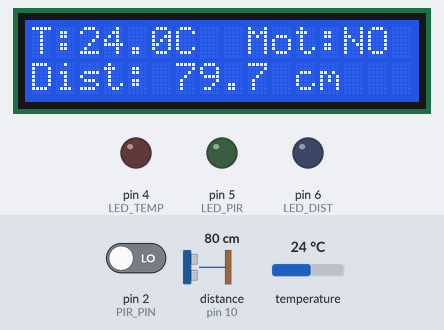
Bench run of a sketch on a simulated Arduino Uno, built with avr-gcc and run on an emulated ATmega328P. On the bench: 16×2 character LCD, output pins drawn as LEDs (lit = HIGH). Wiring (from diagram.json): ultrasonic range finder: trigger pin 9; echo pin 10. Inputs (shaded band) come from the test bench; at power-on: pin 2 (PIR_PIN) LOW, distance to the obstacle (sensor on pin 10) 80 cm, temperature 24 °C. The echo pulse lasts 58.3 µs per cm; pins used as bus, display or sensor lines are not drawn; what the sketch prints to the serial monitor is not drawn.

Above: at 2.3 s.
2.4 s: pin 2 (PIR_PIN) driven HIGH
At 4.7 s:
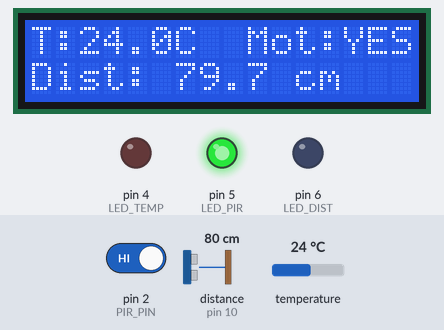
5.2 s: distance to the obstacle (sensor on pin 10) set to 23 cm
At 6.8 s:
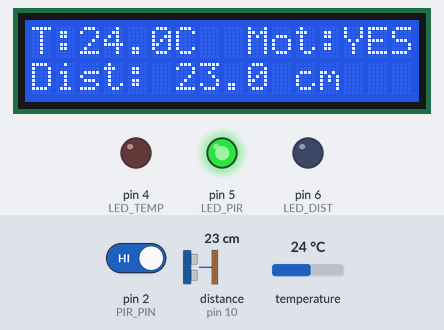
9.1 s: distance to the obstacle (sensor on pin 10) set to 18 cm
At 11.2 s:
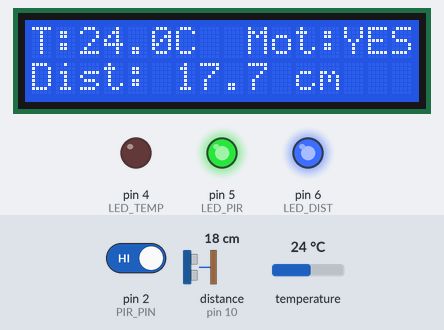
12.4 s: temperature set to 27.5 °C
At 16.1 s:
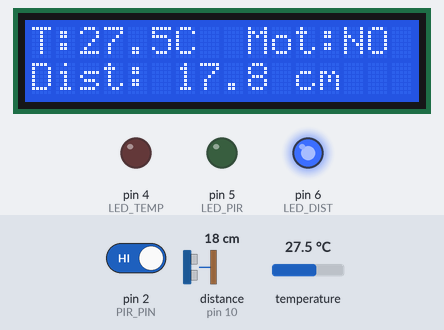
16.3 s: temperature set to 28.8 °C
At 18.6 s:
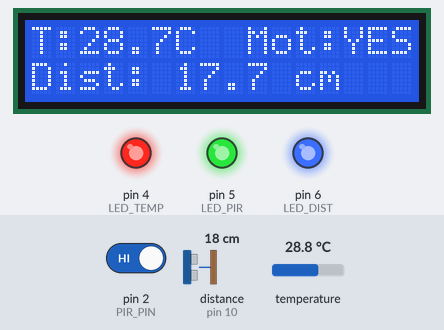
19.5 s: distance to the obstacle (sensor on pin 10) set to 35 cm
At 21.8 s:
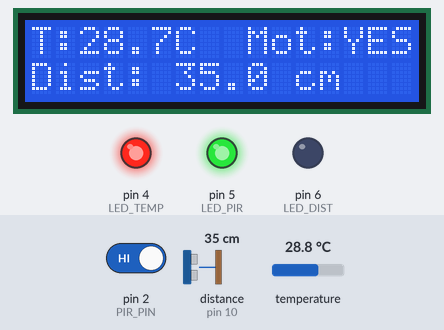
Timing chart, 0 to 24.4 s (numbered marks = the images above; inputs shaded):
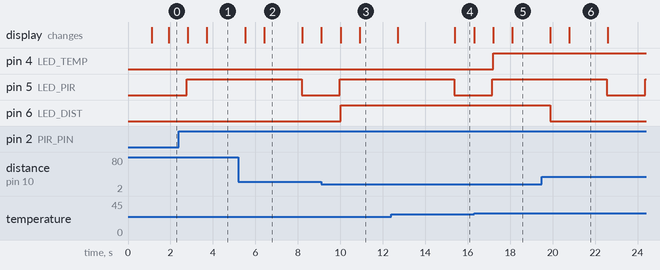

The sketch:

sketch.ino
```cpp
/*
  Sita's Smart Home Sensor Simulation

  UPDATED VERSION using the DS18B20 Digital Temperature Sensor.

  This code reads data from a DS18B20, a PIR motion sensor,
  and an HC-SR04 ultrasonic sensor. It displays the data on the Serial
  Monitor and a 16x2 I2C LCD. It also controls LEDs based on sensor thresholds.
*/

// --- Libraries ---
#include <Wire.h>                 // For I2C
#include <LiquidCrystal_I2C.h>    // For I2C LCD
#include <OneWire.h>              // For DS18B20
#include <DallasTemperature.h>    // For DS18B20

// --- Pin Definitions ---
// DS18B20 Temperature Sensor
const int ONE_WIRE_BUS_PIN = 3;  // Data pin for DS18B20

// PIR Motion Sensor
const int PIR_PIN = 2;

// Ultrasonic Sensor
const int TRIG_PIN = 9;
const int ECHO_PIN = 10;

// LEDs
const int LED_TEMP = 4;
const int LED_PIR = 5;
const int LED_DIST = 6;

// --- Sensor Thresholds ---
const float TEMP_THRESHOLD = 28.0;   // Threshold in Celsius for Temp LED
const float DISTANCE_THRESHOLD = 20.0; // Threshold in cm for Distance LED

// --- Object Initialization ---
// Initialize the LCD (0x27 is a common I2C address)
LiquidCrystal_I2C lcd(0x27, 16, 2);

// Setup a OneWire instance to communicate with any OneWire device
OneWire oneWire(ONE_WIRE_BUS_PIN);

// Pass our OneWire reference to Dallas Temperature
DallasTemperature sensors(&oneWire);

// --- Global Variables ---
// For Temperature
float temperatureC = 0;

// For Ultrasonic
long duration;
float distanceCm = 0;

// For PIR Motion Sensor
bool isMotionDetected = false;
unsigned long motionStartTime = 0;
unsigned long inhibitEndTime = 0;
const long motionHighTime = 5000;
const long inhibitTime = 1200;

void setup() {
  // Start Serial Monitor with defined baud rate in bits per second
  Serial.begin(115200);

  Serial.println("===================================");
  Serial.println("Project by: Group 14 IoT");
  Serial.println("GitHub: https://github.com/snray24/EE960_AI_in_IOT_Group14");
  Serial.println("===================================");
  Serial.println("");

  // Initialize LCD
  lcd.init();
  lcd.backlight();
  lcd.setCursor(0, 0);
  lcd.print("Smart Home Simulator");

  // Initialize DS18B20 sensor
  sensors.begin();

  // Set pin modes
  // (DS18B20 pin is handled by the libraries)
  pinMode(PIR_PIN, INPUT);
  pinMode(TRIG_PIN, OUTPUT);
  pinMode(ECHO_PIN, INPUT);

  pinMode(LED_TEMP, OUTPUT);
  pinMode(LED_PIR, OUTPUT);
  pinMode(LED_DIST, OUTPUT);

  // Set initial LED states to OFF
  digitalWrite(LED_TEMP, LOW);
  digitalWrite(LED_PIR, LOW);
  digitalWrite(LED_DIST, LOW);

  delay(1000); // Wait for sensors to stabilize
  lcd.clear();
}

void loop() {
  // Read from all sensors
  readTemperature();
  handlePIR();
  readDistance();

  // Update displays (Serial Monitor and LCD)
  updateDisplays();

  // Check thresholds and control LEDs
  checkThresholds();

  // Short delay
  delay(100);
}

// --- Sensor Reading Functions ---

void readTemperature() {
  // Send the command to get temperatures
  sensors.requestTemperatures();

  // Get the temperature in Celsius from the first sensor on the bus
  temperatureC = sensors.getTempCByIndex(0);

  // Check if the reading is valid
  if (temperatureC == DEVICE_DISCONNECTED_C) {
    Serial.println("Error: Could not read temperature");
    temperatureC = 0.0;
  }
}


void readDistance() {
  // Clear the TRIG_PIN to clear any previous signals
  digitalWrite(TRIG_PIN, LOW);
  delayMicroseconds(2);

  // Set the TRIG_PIN high for 10 microseconds
  digitalWrite(TRIG_PIN, HIGH);
  delayMicroseconds(10);
  digitalWrite(TRIG_PIN, LOW);

  // Measures the duration of the high pulse on the ECHO_PIN
  // This duration corresponds to the time it took for the ultrasonic wave to travel to an object and return to the sensor
  duration = pulseIn(ECHO_PIN, HIGH);

  // Calculate the distance in centimeters
  // Duration is multiplied by the speed of sound (0.0343 cm/µs)
  // Divided by 2 (to account for the round trip)
  distanceCm = duration * 0.0343 / 2.0;
}

void handlePIR() {
  int pirReading = digitalRead(PIR_PIN);
  unsigned long now = millis();

  // 1. Check for a new motion trigger
  if (pirReading == HIGH && !isMotionDetected && now > inhibitEndTime) {
    isMotionDetected = true;
    motionStartTime = now;
    digitalWrite(LED_PIR, HIGH);
    Serial.println("--- Motion Detected! ---");
  }

  // 2. Check if the 5-second "active" period is over
  if (isMotionDetected && (now - motionStartTime > motionHighTime)) {
    isMotionDetected = false;
    digitalWrite(LED_PIR, LOW);
    inhibitEndTime = now + inhibitTime;
    Serial.println("--- Motion ended. Inhibit 1.2s ---");
  }
}

void updateDisplays() {
  // --- Update Serial Monitor ---
  Serial.print("Temp: ");
  Serial.print(temperatureC);
  Serial.print(" C | Dist: ");
  Serial.print(distanceCm);
  Serial.print(" cm | Motion: ");
  Serial.println(isMotionDetected ? "YES" : "NO");

  // --- Update LCD ---
  // Line 0: Temperature and Motion
  lcd.setCursor(0, 0);
  lcd.print("T:");
  lcd.print(temperatureC, 1);
  lcd.print("C ");

  lcd.setCursor(9, 0);
  lcd.print("Mot:");
  lcd.print(isMotionDetected ? "YES" : "NO ");

  // Line 1: Distance
  lcd.setCursor(0, 1);
  lcd.print("Dist: ");
  lcd.print(distanceCm, 1);
  lcd.print(" cm   ");
}

void checkThresholds() {
  // Control Temperature LED
  if (temperatureC > TEMP_THRESHOLD) {
    digitalWrite(LED_TEMP, HIGH);
  } else {
    digitalWrite(LED_TEMP, LOW);
  }

  // Control Distance LED
  if (distanceCm < DISTANCE_THRESHOLD && distanceCm > 0) {
    digitalWrite(LED_DIST, HIGH);
  } else {
    digitalWrite(LED_DIST, LOW);
  }
}
```

Measured:
- the behaviour switches between 21 and 20 cm on distance to the obstacle (sensor on pin 10) (found by bisection; images 2 and 3)
- the behaviour switches between 28 and 28.1 °C on temperature (found by bisection; images 4 and 5)
- after the input at 2.4 s, pin 5 (LED_PIR): LOW → HIGH after 0.38 s; the display: first changes after 0.41 s (image 1 shows a later state)
- after the input at 5.2 s, the display: first changes after 0.32 s (image 2 shows a later state)
- after the input at 9.1 s, pin 6 (LED_DIST): LOW → HIGH after 0.91 s
- after the input at 16.3 s, pin 4 (LED_TEMP): LOW → HIGH after 0.90 s
- after the input at 19.5 s, pin 6 (LED_DIST): HIGH → LOW after 0.40 s
